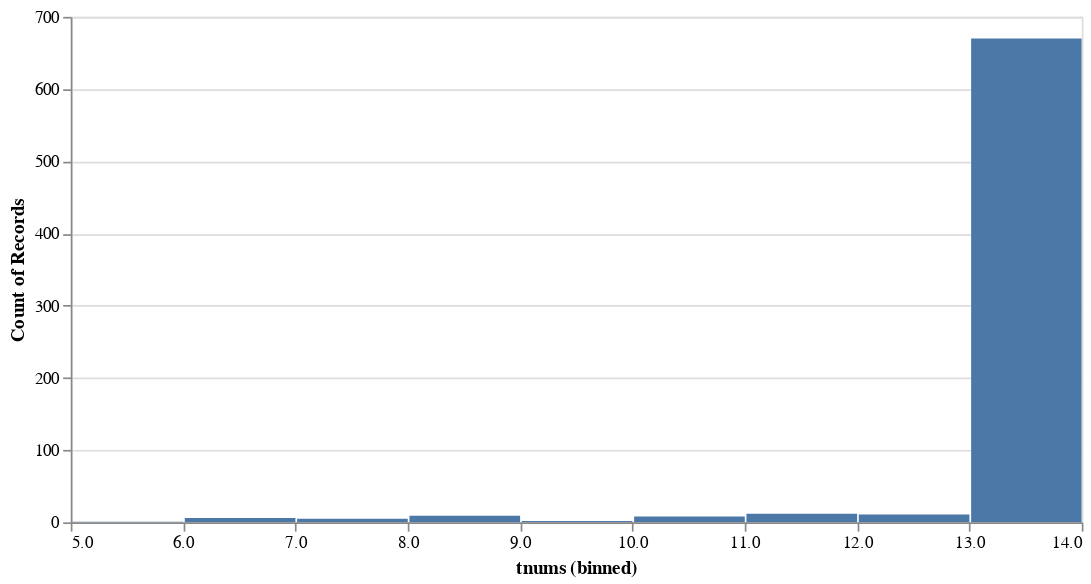

Write notebook code for a chart like this one.
### Markdown cell above
- 测试了一下，300是个神奇的数字。因为利润前300是变动最大的。
- 14年来共有728家上过榜。
- 其中111家是常胜将军。有165家只上过一次。

### Code cell
yjbb.bin_top300('tnums')[0]

### Figure 1 — Vega-Lite specification as saved in the notebook (floating-point values rounded to 4 significant figures; data arrays with more than 128 entries replaced by an {"elided": "..."} marker saying what was removed)
{"config": {"view": {"continuousWidth": 300, "continuousHeight": 300}}, "data": {"name": "data-6e365dbcc9fb139a5e232f0f4376e6e8"}, "mark": {"type": "bar"}, "encoding": {"tooltip": [{"aggregate": "count", "type": "quantitative"}], "x": {"bin": {"maxbins": 14}, "field": "tnums", "type": "quantitative"}, "y": {"aggregate": "count", "type": "quantitative"}}, "params": [{"name": "param_5", "select": {"type": "interval", "encodings": ["x", "y"]}, "bind": "scales"}], "width": 600, "$schema": "https://vega.github.io/schema/vega-lite/v5.17.0.json", "datasets": {"data-6e365dbcc9fb139a5e232f0f4376e6e8": {"elided": "724 records"}}}
